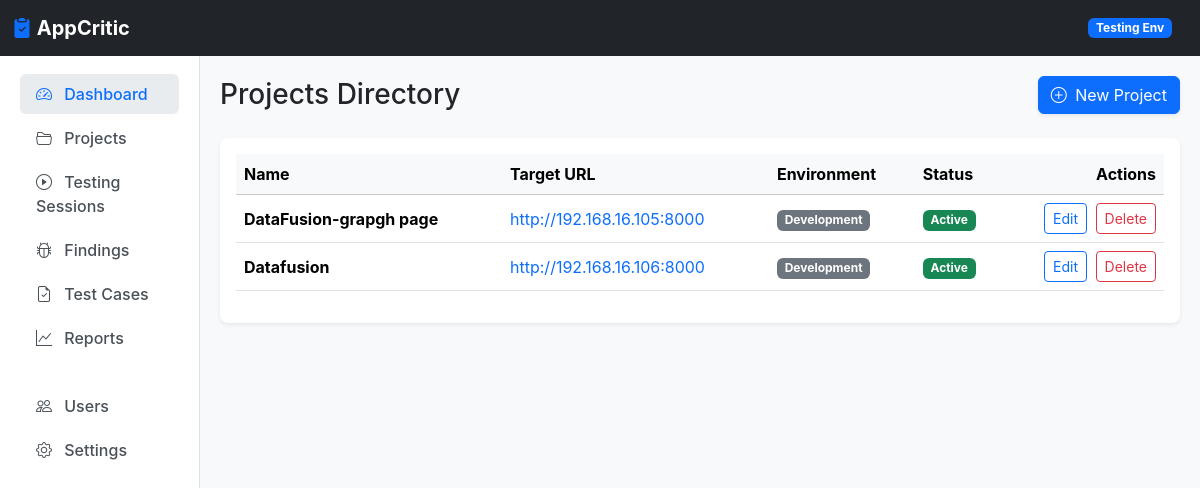
The app's page /project/ with its own data.
### projects/models.py (models this page shows, shortened)
class Project(models.Model):
    ENVIRONMENT_CHOICES = [
        ('Development', 'Development'),
        ('Testing', 'Testing'),
        ('Staging', 'Staging'),
        ('Production', 'Production'),
    ]
    organization = models.ForeignKey('organizations.Organization', on_delete=models.CASCADE, related_name='projects')
    name = models.CharField(max_length=255)
    description = models.TextField(blank=True)
    target_url = models.URLField()
    environment = models.CharField(max_length=50, choices=ENVIRONMENT_CHOICES, default='Testing')
    status = models.CharField(max_length=50, default='Active')
    created_by = models.ForeignKey(settings.AUTH_USER_MODEL, on_delete=models.SET_NULL, null=True, related_name='created_projects')
    created_at = models.DateTimeField(auto_now_add=True)
    updated_at = models.DateTimeField(auto_now=True)

### projects/views.py (the view)
# urls.py: path('', views.project_list, name='project_list'),
def project_list(request):
    projects = Project.objects.all().order_by('-created_at')
    return render(request, 'project_list.html', {'projects': projects})

### templates/project_list.html (shortened to what this page needs)
{% extends 'base.html' %}
{% block content %}
<div class="d-flex justify-content-between align-items-center mb-4">
    <h2 class="h3 mb-0 text-gray-800">Projects Directory</h2>
    <button class="btn btn-primary shadow-sm" data-bs-toggle="modal" data-bs-target="#createProjectModal"><i class="bi bi-plus-circle me-1"></i> New Project</button>
</div>
<div class="card shadow-sm">
    <div class="card-body">
        <div class="table-responsive">
            <table class="table table-hover align-middle">
                <thead class="table-light">
                    <tr><th>Name</th><th>Target URL</th><th>Environment</th><th>Status</th><th class="text-end">Actions</th></tr>
                </thead>
                <tbody>
                    {% for project in projects %}
                    <tr>
                        <td><strong>{{ project.name }}</strong></td>
                        <td><a href="{{ project.target_url }}" target="_blank" class="text-decoration-none">{{ project.target_url }}</a></td>
                        <td><span class="badge bg-secondary">{{ project.environment }}</span></td>
                        <td><span class="badge bg-success">{{ project.status }}</span></td>
                        <td class="text-end">
                            <button class="btn btn-sm btn-outline-primary" data-bs-toggle="modal" data-bs-target="#editProjectModal{{ project.id }}">Edit</button>
                            <button class="btn btn-sm btn-outline-danger ms-1" data-bs-toggle="modal" data-bs-target="#deleteProjectModal{{ project.id }}">Delete</button>
                        </td>
                    </tr>
                    {% empty %}
                    <tr><td colspan="5" class="text-center py-4 text-muted">No projects found.</td></tr>
                    {% endfor %}
                </tbody>
            </table>
        </div>
    </div>
</div>
{% endblock %}

### templates/base.html (style rules this page uses)
body { background-color: #f8f9fa; font-family: 'Inter', system-ui, sans-serif; }
.card { border: none; box-shadow: 0 0.125rem 0.25rem rgba(0, 0, 0, 0.075); border-radius: 8px; }

### records on screen
Project: name "DataFusion-grapgh page", target_url "http://192.168.16.105:8000", environment "Development", status "Active"
Project: name "Datafusion", target_url "http://192.168.16.106:8000", environment "Development", status "Active"
